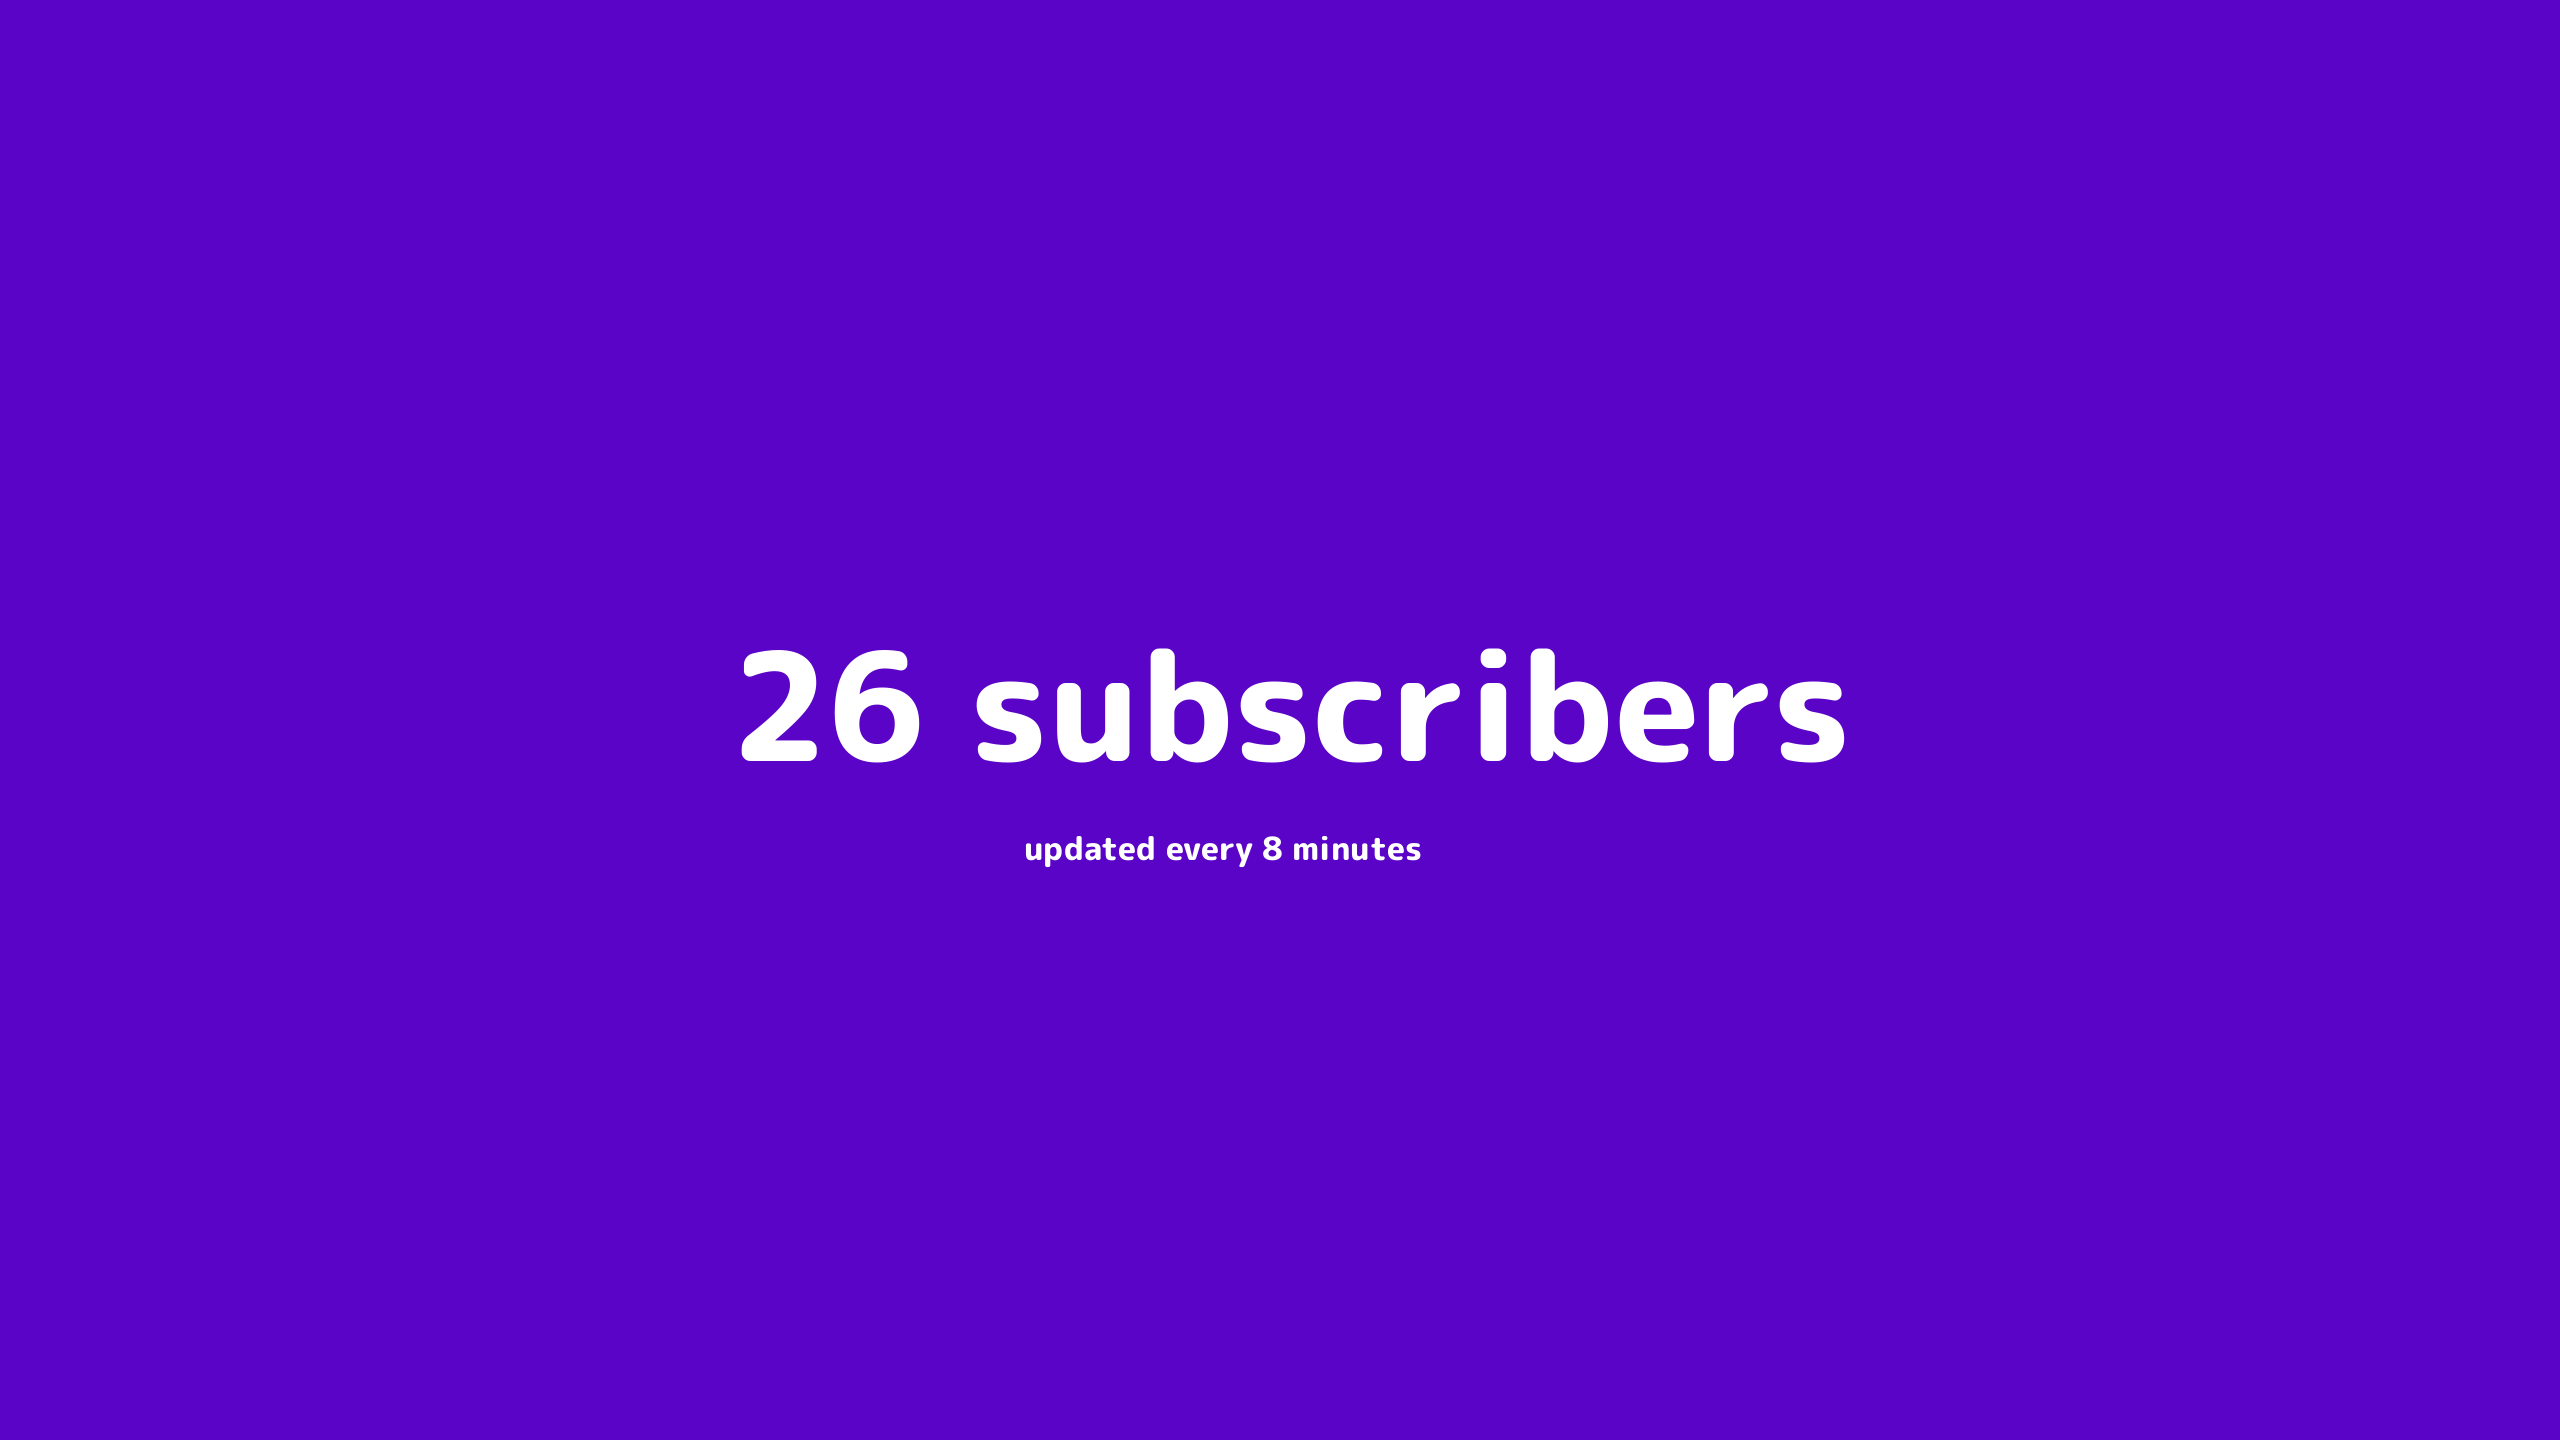

Recreate this plot in Python.
from google_auth_oauthlib.flow import InstalledAppFlow
from googleapiclient.discovery import build
from googleapiclient.http import MediaFileUpload
import subprocess
import pickle

CLIENT_SECRET_FILE = 'client_secret.json'
SCOPES = ['https://www.googleapis.com/auth/youtube.force-ssl']
API_KEY = 'your key here'
command = "python2 bannerupdate.py --file banner.png" #dont change this unless you want it to break

print("Process started.")  # Add this line


def get_authenticated_service():
    try:
        with open('credentials.pkl', 'rb') as token:
            credentials = pickle.load(token)
    except FileNotFoundError:
        flow = InstalledAppFlow.from_client_secrets_file(CLIENT_SECRET_FILE, SCOPES)
        credentials = flow.run_local_server()
        with open('credentials.pkl', 'wb') as token:
            pickle.dump(credentials, token)

    return build('youtube', 'v3', credentials=credentials, developerKey=API_KEY)


def get_subscriber_count(youtube, channel_id):
  request = youtube.channels().list(part="statistics", id=channel_id)
  response = request.execute()
  print("Response: ", response)  # Add this line
  return response['items'][0]['statistics']['subscriberCount']


from PIL import Image, ImageDraw, ImageFont


def create_banner(subscriber_count):
  img = Image.new('RGB', (2560, 1440), color=(90,4,199))
  d = ImageDraw.Draw(img)
  fnt = ImageFont.truetype(
      'font.ttf', 150)
  fnt2 = ImageFont.truetype(
      'font.ttf', 32)
  d.text((730, 599),
         f"{subscriber_count} subscribers",
         font=fnt,
         fill=(255, 255, 255))
  d.text((1024, 825),
         f"updated every 8 minutes",
         font=fnt2,
         fill=(255, 255, 255))
  img.save('banner.png')


def upload_banner(youtube, banner_file, channel_id):
  # Upload the banner image to YouTube
  media = MediaFileUpload(banner_file, mimetype='image/png', resumable=True)
  response = youtube.channelBanners().insert(
    media_body=media,
    body={'channelId': channel_id}
  ).execute()

  # Update the channel's branding settings to use the new banner
  channels_update_response = youtube.channels().update(
      part='id,brandingSettings',
      body={
          'id': channel_id,
          'brandingSettings': {
            'channel': {
                'defaultTab': 'home'
            },
              'image': {
                  'bannerExternalUrl': response['url']
              }
          }
      }).execute()
  print("Channel Update Response: ", channels_update_response)  # Add this line
# Assuming you have the necessary channel ID and banner file path
channel_id = 'put your channel id here'
banner_file_path = 'banner.png'

# Getting authenticated service
youtube = get_authenticated_service()

# Getting subscriber count
subscriber_count = get_subscriber_count(youtube, channel_id)

# Creating a banner
create_banner(subscriber_count)

# Uploading the banner

subprocess.run(command, shell=True)